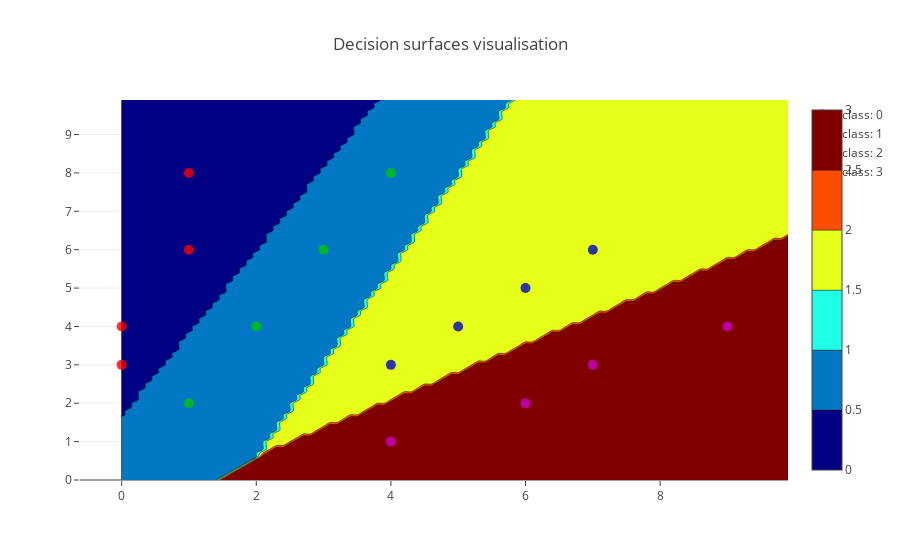

Here is the notebook cell this chart was saved with:
### Code cell
x1, x2 = np.meshgrid(np.arange(0, 10, 0.1),
                     np.arange(0, 10, 0.1))
dp = np.row_stack((x1.ravel(),x2.ravel()))

prediction = predict(dp, W, gamma, beta, Zmean, Zstd)

prediction = prediction.reshape(100,100)


cntr =  {'z': prediction,
        'colorscale':'Jet',
        'type': u'contour',
        'dx': 0.1,
        'x0': 0,
        'dy': 0.1,
        'y0': 0 }

data = go.Data([go.Contour(cntr)])

data = data + dots

layout = dict(title = 'Decision surfaces visualisation')

fig = dict(data=data, layout=layout)
    
plotly.offline.iplot(fig)

### Figure 1 — Plotly figure (JSON) as saved in the notebook; plotly's stock layout.template omitted (floating-point values rounded to 4 significant figures; data arrays with more than 128 entries replaced by an {"elided": "..."} marker saying what was removed)
{"data": [{"colorscale": "Jet", "dx": 0.1, "dy": 0.1, "type": "contour", "x0": 0, "y0": 0, "z": {"elided": "100x100 int values"}}, {"marker": {"color": "rgba(252, 0, 0, .8)", "size": 10}, "mode": "markers", "name": "class: 0", "type": "scatter", "x": [1, 1, 0, 0], "y": [8, 6, 4, 3]}, {"marker": {"color": "rgba(0, 200, 0, .8)", "size": 10}, "mode": "markers", "name": "class: 1", "type": "scatter", "x": [4, 3, 2, 1], "y": [8, 6, 4, 2]}, {"marker": {"color": "rgba(0, 0, 200, .8)", "size": 10}, "mode": "markers", "name": "class: 2", "type": "scatter", "x": [7, 6, 5, 4], "y": [6, 5, 4, 3]}, {"marker": {"color": "rgba(200, 0, 200, .8)", "size": 10}, "mode": "markers", "name": "class: 3", "type": "scatter", "x": [9, 7, 6, 4], "y": [4, 3, 2, 1]}], "layout": {"title": "Decision surfaces visualisation"}}
